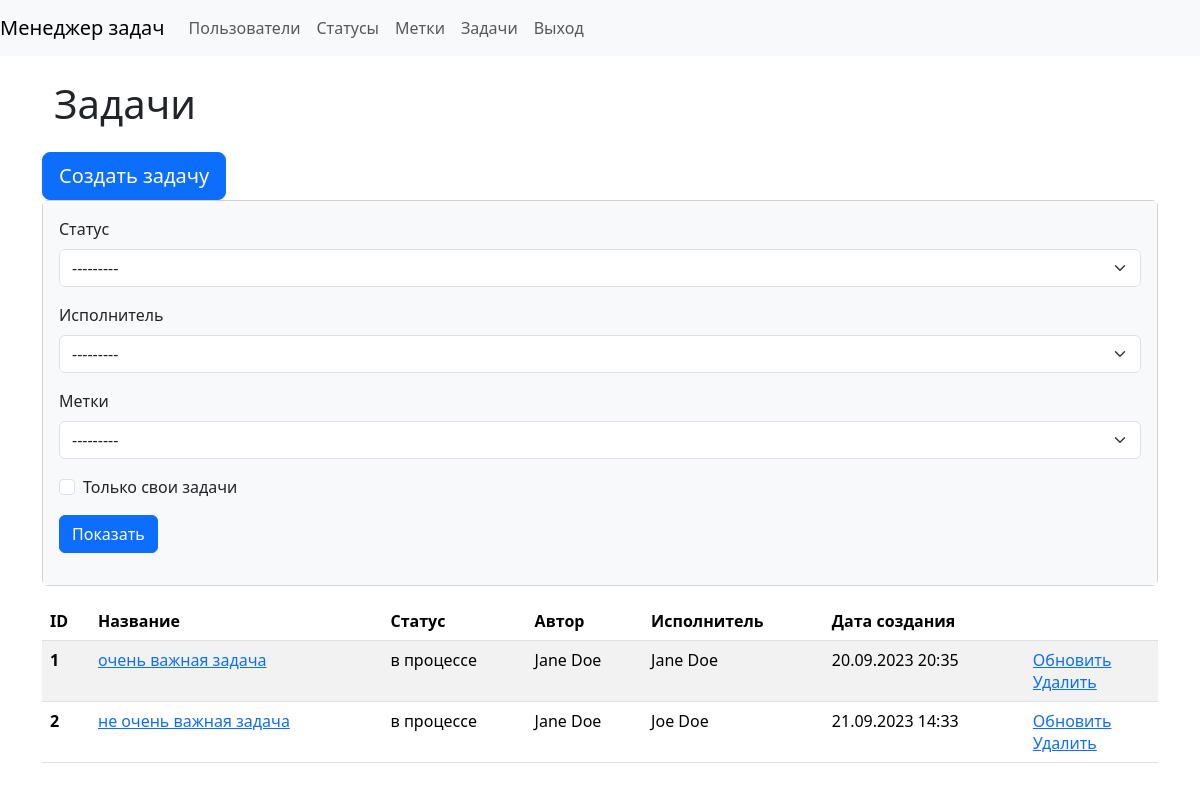
/tasks/ (signed in), run on an earlier commit of the app's database.
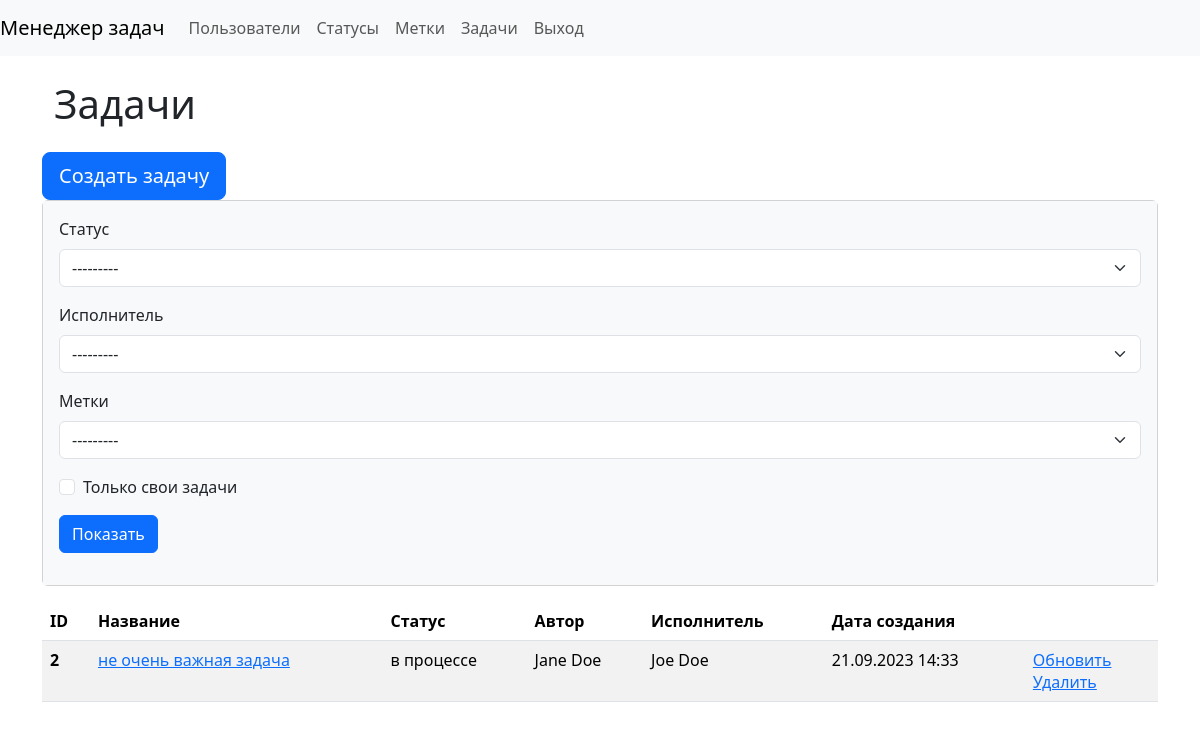
And on a later commit of the database.
### task_manager/tasks/models.py (models this page shows, shortened)
class Task(models.Model):
    name = models.CharField(max_length=150, blank=False, verbose_name=_('Name'))
    description = models.TextField(blank=True, verbose_name=_('Description'))
    date_created = models.DateTimeField(auto_now_add=True, verbose_name=_('Creation date'))
    executor = models.ForeignKey(User, on_delete=models.CASCADE, blank=True, null=True,
        default='', related_name='executors', verbose_name=_('Executor'))
    author = models.ForeignKey(User, on_delete=models.PROTECT, blank=False,
        related_name='authors', verbose_name=_('Author'))
    status = models.ForeignKey(Status, on_delete=models.PROTECT, blank=False,
        related_name='statuses', verbose_name=_('Status'))
    labels = models.ManyToManyField(Label, through='Connection',
        through_fields=('task', 'label'), blank=True,
        related_name='labels', verbose_name=_('Labels'))
    class Meta:
        verbose_name = _('Task')
        verbose_name_plural = _('Tasks')

### task_manager/statuses/models.py (models this page shows)
class Status(models.Model):
    name = models.CharField(
        max_length=150,
        unique=True,
        blank=False,
        verbose_name=_('Name'),
    )
    date_created = models.DateTimeField(
        auto_now_add=True,
        verbose_name=_('Creation date')
    )
    def __str__(self):
        return self.name
    class Meta:
        verbose_name = _('Status')
        verbose_name_plural = _('Statuses')

### task_manager/users/models.py (models this page shows)
class User(AbstractUser):
    def __str__(self):
        return self.get_full_name()
    class Meta:
        verbose_name = _('User')
        verbose_name_plural = _('Users')

### task_manager/tasks/views.py (the view)
# urls.py: path('', TasksView.as_view(), name='tasks'),
class TasksView(UserLoginRequiredMixin, FilterView):
    template_name = 'tasks/tasks.html'
    model = Task
    context_object_name = 'tasks'
    filterset_class = TaskFilter
    extra_context = {
        'title': _( 'Tasks'),
        'button_text': _('Show'),
    }

### task_manager/mixins.py (called while the page is built)
    def dispatch(self, request, *args, **kwargs):
        if not request.user.is_authenticated:
            messages.error(request, self.auth_message)
            return redirect(reverse_lazy('login'))
        return super().dispatch(request, *args, **kwargs)

### task_manager/templates/tasks/tasks.html (shortened to what this page needs)
{% extends 'base.html' %}
{% load i18n %}
{% load django_bootstrap5 %}
{% block content %}
<div class="container wrapper flex-grow-1">
    <h1 class="my-4">{{ title }}</h1>
</div>
<a class="btn btn-primary btn-lg" href="{% url 'create_task' %}">{% trans 'Create task' %}</a>
<div class="card mb-3">
    <div class="card-body bg-light">
        <form class="form-inline center" method="get">
          {% bootstrap_form filter.form field_class="ml-2 mr-3" %}
          {% bootstrap_button button_text button_type="submit" button_class="btn btn-primary" %}
        </form>
    </div>
</div>
    <table class="table table-striped">
    <thead>
    <tr>
        <th scope="col">ID</th>
        <th scope="col">{% trans 'Name' %}</th>
        <th scope="col">{% trans 'Status' %}</th>
        <th scope="col">{% trans 'Author' %}</th>
        <th scope="col">{% trans 'Executor' %}</th>
        <th scope="col">{% trans 'Creation date' %}</th>
        <th scope="col"></th>
    </tr>
    </thead>
    <tbody>
    {% if tasks %}
    {% for task in tasks %}
    <tr>
        <th scope="row">{{ task.id }}</th>
        <td><a href="{% url 'task' task.id %}">{{ task.name }}</a></td>
        <td>{{ task.status }}</td>
        <td>{{ task.author }}</td>
        <td>{{ task.executor }}</td>
        <td>{{ task.date_created|date:"d.m.Y H:i" }}</td>
        <td>
          <a href="{% url 'update_task' task.id %}">{% trans 'Update' %}</a>
            <br>
          <a href="{% url 'delete_task' task.id %}">{% trans 'Delete' %}</a>
        </td>
    </tr>
    {% endfor %}
    {% endif %}
    </tbody>
</table>
{% endblock %}

What changed in the data, as far as the page shows it:
removed Task: id "1", name "очень важная задача", status "в процессе", author "Jane Doe", executor "Jane Doe", date_created "20.09.2023 20:35"
